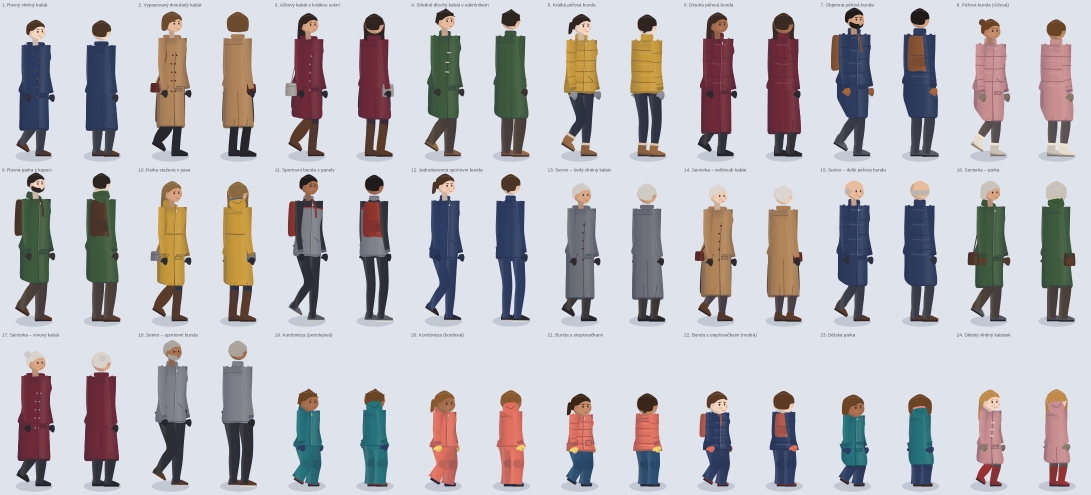
#> input picture grafika/vektorove-postavy-katalog.png, 2182 x 990 px (shown at 1/2 size)
$ python compose-sled.py ../grafika/vektorove-postavy-katalog.png out.png
#> lines starting #> are read from the running program, lines starting #| are printed output that depends on the picture
import sys
from PIL import Image
src = Image.open(sys.argv[1]).convert('RGBA')
#> src is the input picture: PIL image 2182x990 RGBA; mean R, G, B, A 188.5, 187, 192.4, 255
out = sys.argv[2]
def crop(r):
#> called with r = (22, 37, 269, 323)
    x,y,w,h = r; im = src.crop((x,y,x+w,y+h)); bb = im.getchannel('A').point(lambda v: 255 if v>8 else 0).getbbox(); return im.crop(bb)
#> after `bb = im.getchannel('A').point(lambda v: 255 if v > 8 else 0).getbbox()`: bb = (0, 0, 269, 323)
R = dict(head=(22,37,269,323), scarf=(320,63,217,356), torso=(589,59,270,358), uarm=(910,112,139,278), farm=(1131,129,123,254), mit=(1329,175,149,180),
         thigh=(23,449,270,151), shin=(354,441,179,243), boot=(599,486,212,192), frame=(9,723,630,256), ring=(1140,784,92,107))
P = {k: crop(v) for k,v in R.items()}
#> in crop (call 10), `x, y, w, h = r`: x = 9; y = 723; w = 630; h = 256
#> in crop (call 10), `im = src.crop((x, y, x + w, y + h))`:
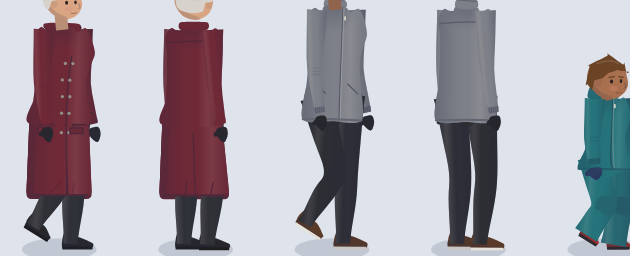
#> im: PIL image 630x256 RGBA; mean R, G, B, A 173.5, 170.1, 178.8, 255
#> in crop (call 10), `bb = im.getchannel('A').point(lambda v: 255 if v > 8 else 0).getbbox()`: bb = (0, 0, 630, 256)
#> in crop (call 11), `x, y, w, h = r`: x = 1140; y = 784; w = 92; h = 107
#> in crop (call 11), `im = src.crop((x, y, x + w, y + h))`:
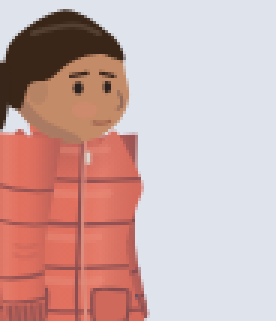
#> im: PIL image 92x107 RGBA (shown 3 times larger); mean R, G, B, A 204.2, 172.2, 170, 255
#> in crop (call 11), `bb = im.getchannel('A').point(lambda v: 255 if v > 8 else 0).getbbox()`: bb = (0, 0, 92, 107)
#> P = 11 items
def sc(im, k): return im.resize((max(1,round(im.width*k)), max(1,round(im.height*k))), Image.LANCZOS)
def paste(c, im, x, y, rot=0):
    if rot: im = im.rotate(rot, resample=Image.BICUBIC, expand=True)
    c.alpha_composite(im, (round(x - im.width/2), round(y - im.height/2)))
K = 0.5  # díly dítěte vůči sáňkám
frame = P['frame']
W, H = 760, 620
c = Image.new('RGBA', (W, H))
#> c: PIL image 760x620 RGBA; every value is 0
fx, fy = 40, H - frame.height - 10
#> fx = 40; fy = 354
body = Image.new('RGBA', (W, H))
# sáňky (rám se sedadlem)
c.alpha_composite(frame, (fx, fy))
seatY = fy + 70   # horní plocha latí
#> seatY = 424
seatX = fx + 250
#> seatX = 290
# dítě: vzdálená noha (tmavší), stehno vodorovně dopředu, holeň dolů, bota
def dark(im, k=0.8):
    r,g,b,a = im.split(); f = lambda v: int(v*k); return Image.merge('RGBA', (r.point(f), g.point(f), b.point(f), a))
th = sc(P['thigh'], K); sh = sc(P['shin'], K); bt = sc(P['boot'], K*0.95)
for far in (True, False):
    d = (lambda im: dark(im)) if far else (lambda im: im)
    ox = -14 if far else 0; oy = -8 if far else 0
    paste(c, d(th), seatX + 55 + ox, seatY - 22 + oy)
    paste(c, d(sh), seatX + 125 + ox, seatY + 12 + oy, rot=-35)
    paste(c, d(bt), seatX + 158 + ox, seatY + 52 + oy)
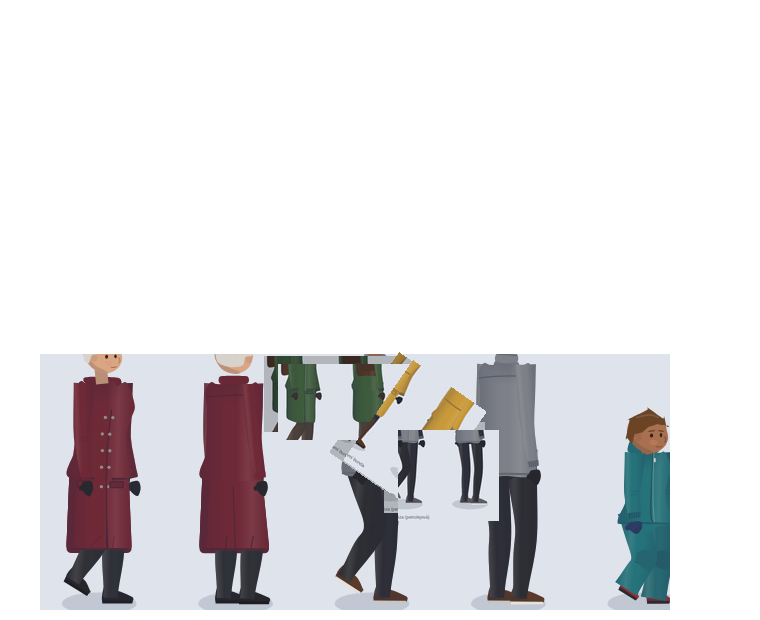
#> c: PIL image 760x620 RGBA; mean R, G, B, A 58.8, 57.5, 59.8, 87.3; transparent parts drawn white
# trup (kabát), šála, hlava
to = sc(P['torso'], K*0.95)
paste(c, to, seatX - 5, seatY - 70)
sf = sc(P['scarf'], K*0.62)
paste(c, sf, seatX + 2, seatY - 120)
# paže: drží se okraje sání (předloktí dolů dopředu)
ua = sc(P['uarm'], K*0.85); fa = sc(P['farm'], K*0.85); mt = sc(P['mit'], K*0.8)
paste(c, ua, seatX - 30, seatY - 68, rot=12)
paste(c, fa, seatX + 12, seatY - 30, rot=75)
paste(c, mt, seatX + 52, seatY - 28, rot=80)
#> in paste (call 11), `if rot: im = im.rotate(rot, resample=Image.BICUBIC, expand=True)`:
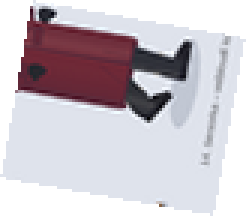
#> im: PIL image 82x72 RGBA (shown 3 times larger); mean R, G, B, A 134.5, 127.6, 134.9, 186.4; transparent parts drawn white
# přední zahnutí skluznic před botami
curl = frame.crop((int(frame.width*0.80), 0, frame.width, frame.height))
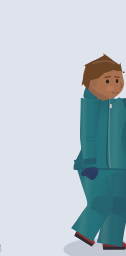
#> curl: PIL image 126x256 RGBA; mean R, G, B, A 180.5, 195.1, 202.6, 255
c.alpha_composite(curl, (fx + int(frame.width*0.80), fy))
c.save(out + '/sled_child_body.png')
hd = sc(P['head'], K*0.95)
#> in sc (call 9), `def sc(im, k): return im.resize((max(1,round(im.width*k)), max(1,round..`:
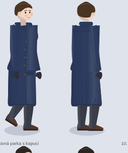
#> returned value: PIL image 128x153 RGBA; mean R, G, B, A 169.1, 174.1, 187.8, 255
hd.save(out + '/sled_child_head.png')
ring = sc(P['ring'], 0.5); ring.save(out + '/sled_ring.png')
# náhled se složenou hlavou
pv = c.copy(); paste(pv, hd, seatX + 5, seatY - 175)
bg = Image.new('RGBA', pv.size, (200,205,225,255)); bg.alpha_composite(pv); bg.save(out + '/preview.png')
#> after `bg.alpha_composite(pv)`:
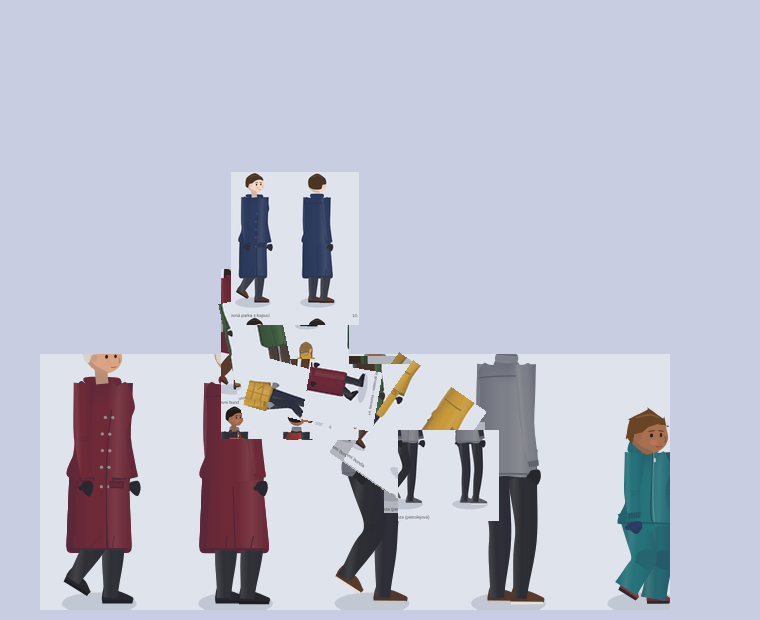
#> bg: PIL image 760x620 RGBA; mean R, G, B, A 189.9, 191.9, 207.1, 255
print('seat', seatX, seatY, 'neck', seatX+5, seatY-175+hd.height/2, 'front', fx + frame.width, fy + frame.height*0.45, 'size', W, H, 'frame', fx, fy, frame.size)
#| seat 290 424 neck 295 325.5 front 670 469.2 size 760 620 frame 40 354 (630, 256)
